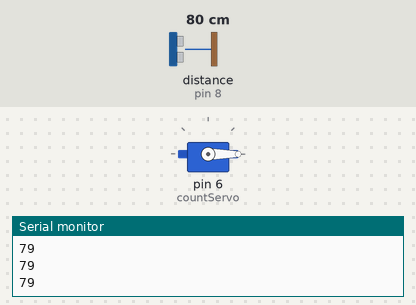
Recording of a sketch running on a simulated Arduino Uno, built with avr-gcc and run on an emulated ATmega328P. On the bench: servo, the last lines printed to the serial monitor. Wiring (inferred from the names in the program): ultrasonic range finder: trigger pin 7; echo pin 8. The test bench sets the inputs (shaded band); at power-on: distance to the obstacle (sensor on pin 8) 80 cm. The echo pulse lasts 58.3 µs per cm.

Above: at 1.2 s.
1.3 s: distance to the obstacle (sensor on pin 8) set to 12 cm
2.8 s: distance to the obstacle (sensor on pin 8) set to 9 cm
At 3.5 s:
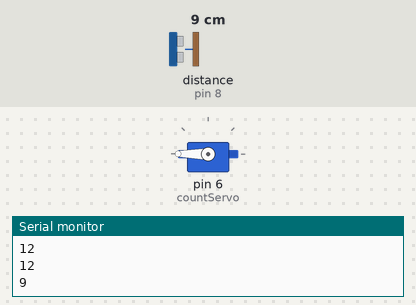
4.3 s: distance to the obstacle (sensor on pin 8) set to 18 cm
At 5.1 s:
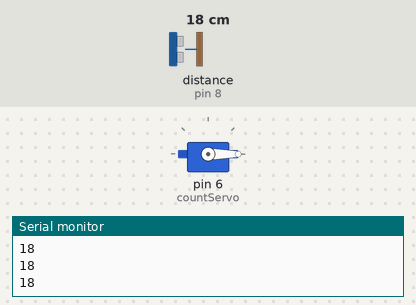
6.3 s: distance to the obstacle (sensor on pin 8) set to 2 cm
At 7.3 s:
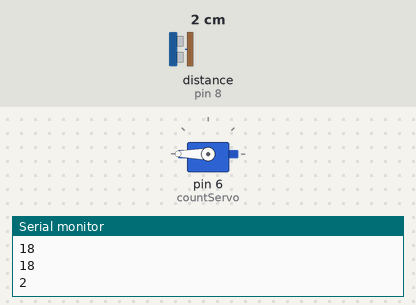
Timing chart, 0 to 8.8 s (numbered marks = the images above; inputs shaded):
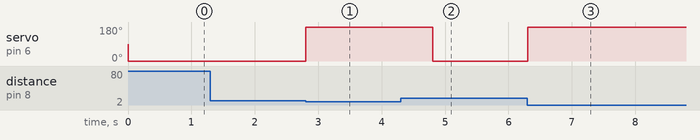

Measured:
- the behaviour switches between 11 and 10 cm on distance to the obstacle (sensor on pin 8) (found by bisection; images 0 and 1)
- after the input at 2.8 s, servo on pin 6 (countServo): 0° → 180° at once
- after the input at 4.3 s, servo on pin 6 (countServo): 180° → 0° after 0.51 s
- after the input at 6.3 s, servo on pin 6 (countServo): 0° → 180° at once

The sketch:

Soap_Dispenser.ino
```cpp
#include <Servo.h>
#define trigPin 7
#define echoPin 8

long duration;
int distance;
int threshold = 10;
Servo countServo;

void setup() {
// put your setup code here, to run once:
    pinMode(trigPin,OUTPUT);
    pinMode(echoPin,INPUT);
    countServo.attach(6);
    Serial.begin(9600);
}

void loop() {
  digitalWrite(trigPin, LOW);
  delayMicroseconds(2);
  digitalWrite(trigPin, HIGH);
  delayMicroseconds(10);
  digitalWrite(trigPin, LOW);
  duration = pulseIn(echoPin, HIGH);
  distance = (duration / 2) * 0.0343;
  Serial.println(distance);
  countServo.write(0);
  if (distance < threshold) {
  countServo.write(180);
  delay(2000);
  countServo.write(0);
  countServo.write(180);
  }
}
```
